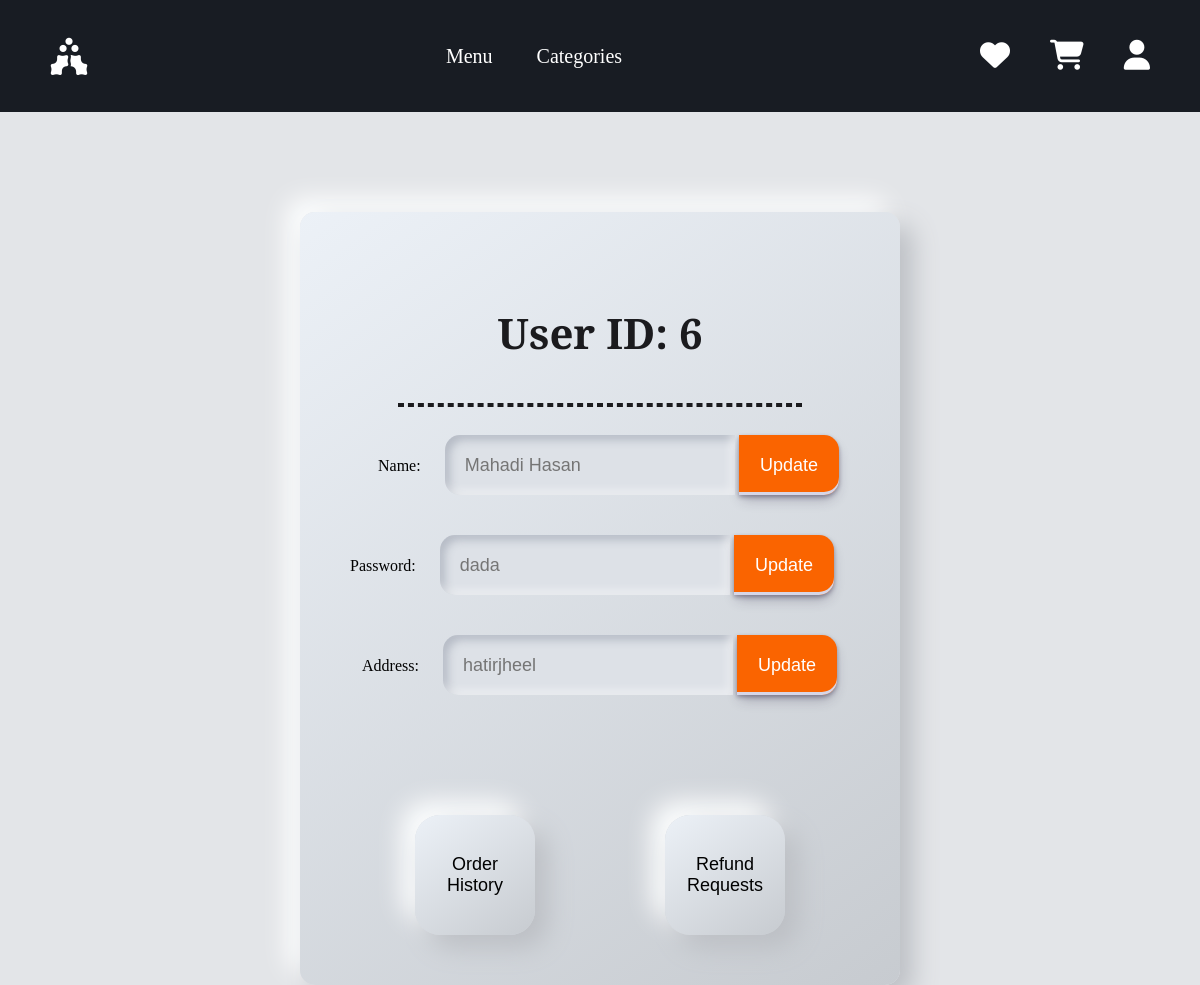
Screenshot of /profile.php?customer=6 with the database file from the repository.
### tables this page shows
CREATE TABLE `customer` (
  `customer_id` int(5) UNSIGNED ZEROFILL NOT NULL,
  `Cname` varchar(255) NOT NULL,
  `password` varchar(255) NOT NULL,
  `phone` int(255) NOT NULL,
  `email` varchar(255) NOT NULL,
  `address` varchar(255) NOT NULL
);

### profile.php (the view, shortened to what this page needs)
<?php
    include 'dbconnect.php';
    if(isset($_GET['customer'])) {
        $customer_id = $_GET['customer'];
        $sql_u = "SELECT * FROM customer WHERE customer_id = $customer_id";
        $res_u = mysqli_query($conn, $sql_u);
        $row_u = mysqli_fetch_assoc($res_u);
    } else {
    }
?>
<!DOCTYPE html>
<html lang="en">
<head>
    <link rel="stylesheet" href="menustyle.css">
</head>
<body>
    <section class="body">
        <header class="header">
            <div class="logo">
                <span class="logotext"><i class="fa-solid fa-holly-berry"></i></span>
            </div>
            <nav class="navbar">
                <a href="menu.php?userid=<?php echo $customer_id; ?>">Menu</a>
                <div class="dropdown">
                    <a href="">Categories</a>
                  </div>
            </nav>
            <div class="nav_icon">
            <a href="wishlist.php?customer=<?php echo $customer_id; ?>"><i class="fa-solid fa-heart"></i></a>
                <a href="cart.php?customer=<?php echo $customer_id; ?>"><i class="fa-solid fa-cart-shopping"></i></a>
                <a href="profile.php?customer=<?php echo $customer_id; ?>"><i class="fa-solid fa-user"></i></a>
            </div>
        </header>
        <div class="gap"></div>
        <section class="profile_box">
            <h1 class="title">User ID: <span class="Cusername"><?php echo $customer_id; ?></span></h1>
            <hr>
             <form id="profileForm" class="profile" onsubmit="return false;">
                <div>
                    <span>&nbsp&nbsp&nbsp&nbsp&nbsp&nbsp&nbspName:</span>
                    <input id="nameInput" class="box2" type="text" placeholder="<?php echo $row_u['Cname']?>">
                    <button class="button-5" onclick="update_name(<?php echo $customer_id; ?>)">Update</button>
                </div>
                <div>
                    <span>Password:</span>
                    <input id="passInput" class="box2" type="text" placeholder="<?php echo $row_u['password']?>">
                    <button class="button-5"onclick="update_password(<?php echo $customer_id; ?>)">Update</button>
                </div>
                <div>
                    <span>&nbsp&nbsp&nbspAddress:</span>
                    <input id="addressInput" class="box2" type="text" placeholder="<?php echo $row_u['address']?>">
                    <button class="button-5"onclick="update_address(<?php echo $customer_id; ?>)">Update</button>
                </div>
                <div class="gap"></div>
                <div style="display: flex; justify-content: space-around;">
                    <button class="button-7"  style="color:black;" onclick="redirectToOrderList()">Order History</button>
                    <button class="button-7" style="color:black;" onclick="redirectToRefund()">Refund Requests</button>
                </div>
            </form>
        </section>
    </section>
</body>
</html>

### menustyle.css (style rules this page uses)
body { background-color: var(--bg); margin: 0; padding: 0; font-family: "Merriweather", serif; --accent: #fa6400; --bg: #e3e5e8; --bg2: #181c23; --text1: rgb(27, 27, 30); --text2: white; }
.header { padding: 30px 50px; display: flex; justify-content: space-between; align-items: center; background-color: var(--bg2) }
a { color: white; }
.navbar { display: flex; gap: 44px; }
.logo { color: var(--text2); font-size: 38px; font-weight: 800; display: flex; gap: 16px; }
.navbar a { color: var(--text2); text-align: center; font-size: 20px; text-decoration: none; }
.nav_icon { cursor: pointer; color: var(--text2); text-align: center; font-size: 30px; text-decoration: none; display: flex; gap: 40px; }
.gap { height: 100px; }
hr { border: 2px dashed var(--text1); width: 80%; }
.title { color: var(--text1); text-align: center; font-size: 42px; }
.Cusername { text-transform: capitalize; }
.button-5, .button-7, .button-6 { display: inline-block; outline: 0; border: 0; cursor: pointer; transition: box-shadow 0.15s ease, transform 0.15s ease; will-change: box-shadow, transform; background: var(--accent); box-shadow: 0px 2px 4px rgb(45 35 66 / 40%), 0px 7px 13px -3px rgb(45 35 66 / 30%), inset 0px -3px 0px #d6d6e7; height: 48px; padding: 0 32px; font-size: 18px; border-radius: 6px; color: white; transition: box-shadow 0.15s ease, transform 0.15s ease; }
.button-7 { background-color: green; }
.profile_box { width: 500px; background-color: #dde1e7; margin: auto; padding: 50px; border-radius: 15px; background: linear-gradient(145deg, #ecf1f7, #c7cbd0); box-shadow: 13px 13px 26px #bcbfc4, -13px -13px 26px #feffff; }
.box2 { border-radius: 15px 0px 0px 15px; margin: 20px; margin-right: 0px; background-color: #dde1e7; width: 50%; padding: 20px; font-size: 18px; color: #191d23; height: 20px; border: none; box-shadow: inset -5px -5px 9px rgba(255, 255, 255, 0.45), inset 5px 5px 9px rgba(94, 104, 121, 0.3); }
.profile button { width: 20%; height: 60px; padding: 20px; margin-left: 0px; font-size: 18px; border-radius: 0px 15px 15px 0px; }
.profile .button-7 { cursor: pointer; height: 120px; width: 120px; border: none; border-radius: 25px 25px 25px 25px; background: linear-gradient(145deg, #ecf1f7, #c7cbd0); box-shadow: 13px 13px 26px #bcbfc4, -13px -13px 26px #feffff; }
.dropdown { position: relative; display: inline-block; }

### rows the page displays
customer: Cname "Mahadi Hasan", password "dada", address "hatirjheel"

### other values shown
$customer_id "6"
